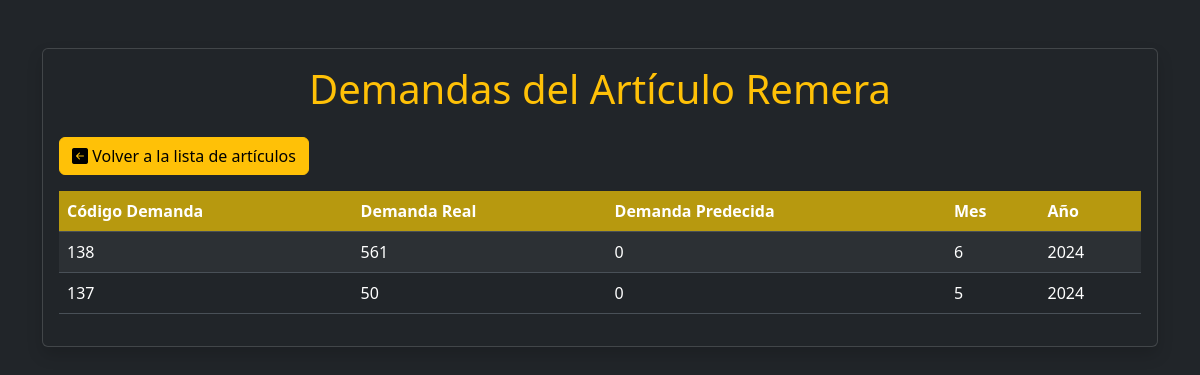
The app's page /articulos/4/demandas/ with its own data.
### stock/models.py (models this page shows)
class Articulo(models.Model):
    codArticulo = models.AutoField(primary_key=True)
    fechaAltaArticulo = models.DateField(auto_now_add=True)
    fechaBajaArticulo = models.DateField(null=True, blank=True, max_length=30)
    nombreArticulo = models.CharField(max_length=30)
    stockArticulo = models.IntegerField()
    puntoPedido = models.IntegerField(default=0)
    stockSeguridad = models.IntegerField(default=0)
    loteOptimo = models.IntegerField(default=0)
    cantidasIntervaloFijo = models.IntegerField(default=0)
    estado = models.ForeignKey(EstadoArticulo, on_delete=models.CASCADE, related_name='articulos')
    modeloInventario = models.ForeignKey(ModeloInventario, on_delete=models.CASCADE, related_name="articulos")
    proveedor = models.ForeignKey(Proveedor, on_delete=models.CASCADE, related_name='articulos', null=True)

class Demanda(models.Model):
    codDemanda = models.IntegerField(primary_key=True)
    demandaReal = models.IntegerField(default=0)
    demandaPredecida = models.IntegerField(default=0)
    mesDemanda = models.IntegerField()
    anioDemanda = models.IntegerField()
    articulo = models.ForeignKey(Articulo, on_delete=models.CASCADE, related_name='demandas')

### stock/views.py (the view)
# urls.py: path('articulos/<int:articulo_id>/demandas/', views.ver_demandas_articulo, name='demandas_articulo'),
def ver_demandas_articulo(request, articulo_id):
    articulo = get_object_or_404(Articulo, pk=articulo_id)
    demandas = articulo.demandas.exclude(demandaPredecida=0, demandaReal=0).order_by('-anioDemanda', '-mesDemanda')
    return render(request, 'demandas_articulos.html', {'articulo': articulo, 'demandas': demandas})

### stock/Templates/demandas_articulos.html (shortened to what this page needs)
<!DOCTYPE html>
<html lang="en" data-bs-theme="dark">
<head>
    <link href="https://cdn.jsdelivr.net/npm/bootstrap@5.3.3/dist/css/bootstrap.min.css" rel="stylesheet"
>
    <link rel="stylesheet" href="https://cdn.jsdelivr.net/npm/bootstrap-icons@1.11.3/font/bootstrap-icons.min.css">
</head>
<body>
    <div class="container mt-5">
        <div class="card shadow">
            <div class="card-body">
                <h1 class="card-title mb-4 text-center text-warning">Demandas del Artículo {{ articulo.nombreArticulo }}</h1>
                <a href="{% url 'lista_articulos' %}" class="btn btn-warning mb-3"><i class="bi bi-arrow-left-square-fill"></i> Volver a la lista de artículos</a>
                <div class="table-responsive">
                    <table class="table table-striped">
                        <thead>
                            <tr>
                                <th scope="col" style="background-color: rgba(221, 182, 9, 0.795);">Código Demanda</th>
                                <th scope="col" style="background-color: rgba(221, 182, 9, 0.795);">Demanda Real</th>
                                <th scope="col" style="background-color: rgba(221, 182, 9, 0.795);">Demanda Predecida</th>
                                <th scope="col" style="background-color: rgba(221, 182, 9, 0.795);">Mes</th>
                                <th scope="col" style="background-color: rgba(221, 182, 9, 0.795);">Año</th>
                            </tr>
                        </thead>
                        <tbody>
                            {% for demanda in demandas %}
                            <tr>
                                <td>{{ demanda.codDemanda }}</td>
                                <td>{{ demanda.demandaReal }}</td>
                                <td>{{ demanda.demandaPredecida }}</td>
                                <td>{{ demanda.mesDemanda }}</td>
                                <td>{{ demanda.anioDemanda }}</td>
                            </tr>
                            {% endfor %}
                        </tbody>
                    </table>
                </div>
            </div>
        </div>
    </div>
</body>
</html>

### records on screen
Articulo: nombreArticulo "Remera"
Demanda: codDemanda "138", demandaReal "561", demandaPredecida "0", mesDemanda "6", anioDemanda "2024"
Demanda: codDemanda "137", demandaReal "50", demandaPredecida "0", mesDemanda "5", anioDemanda "2024"
